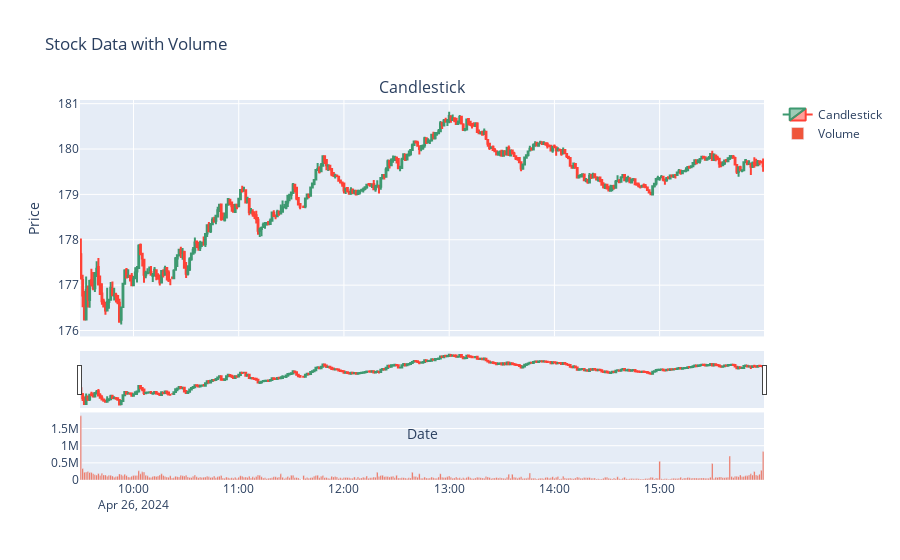

Notebook code cell kept with this figure:
### Code cell
fig = make_subplots(rows=2, cols=1, shared_xaxes=True, vertical_spacing=0.2, 
                    subplot_titles=('Candlestick', 'Volume'), row_width=[0.2, 0.7])

# Candlestick
fig.add_trace(go.Candlestick(x=df['Datetime'],
                             open=df['Open'],
                             high=df['High'],
                             low=df['Low'],
                             close=df['Close'],
                             name='Candlestick'), row=1, col=1)

# Volume
fig.add_trace(go.Bar(x=df['Datetime'], y=df['Volume'], name='Volume'), row=2, col=1)

fig.update_layout(title='Stock Data with Volume', xaxis_title='Date', yaxis_title='Price')
fig.show()

### Figure 1 — Plotly figure (JSON) as saved in the notebook; plotly's stock layout.template omitted (floating-point values rounded to 4 significant figures; data arrays with more than 128 entries replaced by an {"elided": "..."} marker saying what was removed)
{"data": [{"close": {"elided": "389 float values"}, "high": {"elided": "389 float values"}, "low": {"elided": "389 float values"}, "name": "Candlestick", "open": {"elided": "389 float values"}, "type": "candlestick", "x": {"elided": "389 str values"}, "xaxis": "x", "yaxis": "y"}, {"name": "Volume", "type": "bar", "x": {"elided": "389 str values"}, "xaxis": "x2", "y": {"elided": "389 int values"}, "yaxis": "y2"}], "layout": {"annotations": [{"font": {"size": 16}, "showarrow": false, "text": "Candlestick", "x": 0.5, "xanchor": "center", "xref": "paper", "y": 1, "yanchor": "bottom", "yref": "paper"}, {"font": {"size": 16}, "showarrow": false, "text": "Volume", "x": 0.5, "xanchor": "center", "xref": "paper", "y": 0.1778, "yanchor": "bottom", "yref": "paper"}], "title": {"text": "Stock Data with Volume"}, "xaxis": {"anchor": "y", "domain": [0, 1], "matches": "x2", "showticklabels": false, "title": {"text": "Date"}}, "xaxis2": {"anchor": "y2", "domain": [0, 1]}, "yaxis": {"anchor": "x", "domain": [0.3778, 1], "title": {"text": "Price"}}, "yaxis2": {"anchor": "x2", "domain": [0, 0.1778]}}}
